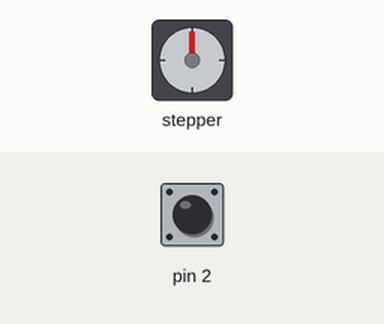
Bench run of a sketch on a simulated Arduino Uno, built with avr-gcc and run on an emulated ATmega328P. On the bench: stepper motor. Inputs (shaded band) come from the test bench; at power-on: pin 2 LOW. Stepper angles assume 2048 steps per turn.

Above: at 1.2 s.
1.3 s: pin 2 driven HIGH
At 1.75 s:
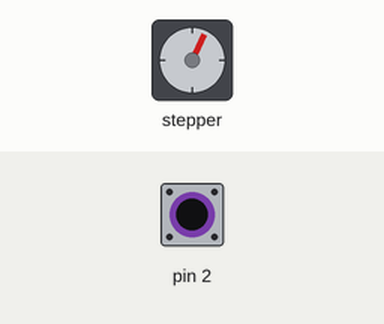
At 2.35 s:
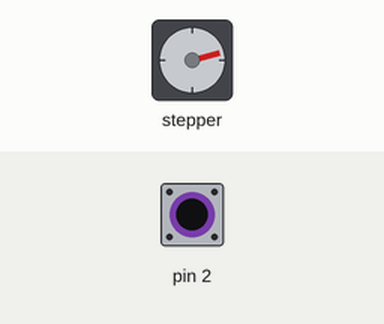
4.3 s: pin 2 pulsed LOW 2 times (0.12 s each, 0.3 s apart)
At 4.76 s:
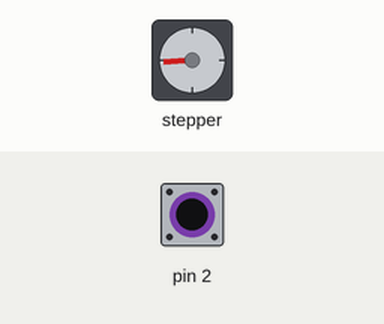
Timing chart, 0 to 16.3 s (numbered marks = the images above; inputs shaded):
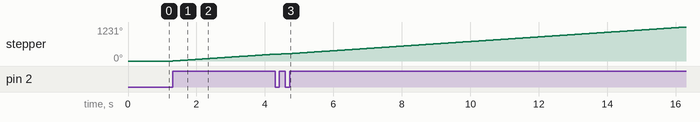

Measured:
- after the input at 1.3 s, stepper: keeps turning clockwise at about 84°/s, starting at once

The sketch:

STEP12345.ino
```cpp
#include "Stepper.h"
#define STEPS 32
Stepper stepp(STEPS, 8, 10, 9, 11);

void setup() {
  pinMode(2, INPUT);
}

void loop() {
   if (digitalRead(2) == HIGH ) {
    stepp.setSpeed(1000);
    stepp.step(1);
  }
}
```
